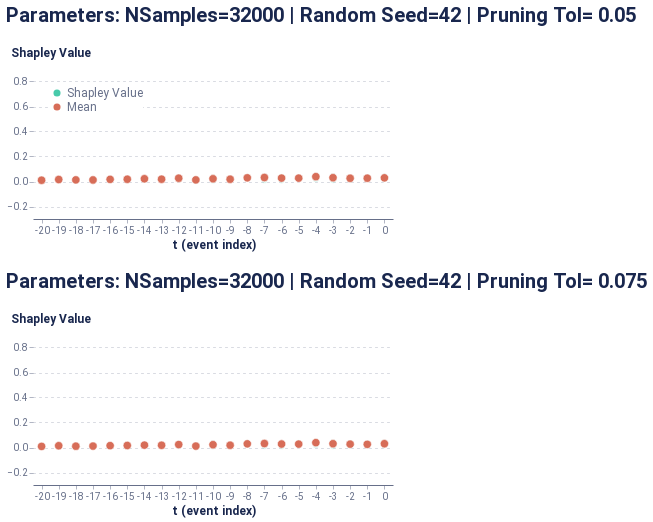

The notebook cell saved with this chart:
### Markdown cell above
##### Global event-level

### Code cell
event_dict = {'path': 'outputs/event_all_tf.csv', 'rs': 42, 'nsamples': 32000}
event_data = event_explain_all(f, pos_dataset, event_dict, prun_indexes, average_event, model_features, schema, sequence_id_feat, time_feat)
event_global_plot = plot_global_event(event_data)
event_global_plot

### Figure 1 — Vega-Lite specification as saved in the notebook (floating-point values rounded to 4 significant figures)
{"config": {"axis": {"domain": true, "domainColor": "#666F89", "grid": false, "gridCap": "round", "gridColor": "#B3B7C4", "gridDash": [2, 4], "gridWidth": 0.5, "labelColor": "#666F89", "labelFont": "Roboto, Arial, sans-serif", "labelPadding": 2, "tickColor": "#666F89", "tickOpacity": 0.5, "tickSize": 4, "titleColor": "#19274E", "titleFont": "Roboto, Arial, sans-serif", "titleFontSize": 12}, "axisBand": {"domain": true, "labelPadding": 4, "ticks": false}, "axisY": {"domain": false, "titleAlign": "left", "titleAngle": 0, "titleX": -20, "titleY": -10}, "legend": {"labelColor": "#666F89", "labelFont": "Roboto, Arial, sans-serif", "labelFontSize": 12, "symbolSize": 40, "titleColor": "#19274E", "titleFont": "Roboto, Arial, sans-serif", "titleFontSize": 12, "titlePadding": 4}, "arc": {"stroke": "#FFFFFF", "strokeWidth": 1}, "bar": {"fill": "#2770EB", "stroke": null}, "line": {"stroke": "#2770EB", "strokeWidth": 2}, "path": {"stroke": "#2770EB", "strokeWidth": 0.5}, "point": {"fill": "#2770EB", "shape": "circle", "filled": true}, "rect": {"fill": "#2770EB"}, "rule": {"stroke": "#666F89"}, "shape": {"stroke": "#2770EB"}, "text": {"color": "#19274E", "font": "Roboto, Arial, sans-serif", "fontSize": 12}, "range": {"category": ["#2770EB", "#77B98A", "#DA5252", "#FFC400", "#A87AEA", "#00A39E", "#19274E"], "diverging": ["#006360", "#2BB3AE", "#96D9D7", "#FFFFFF", "#EDAAAA", "#DA5252", "#811D1D"], "heatmap": ["#18448F", "#1B4EA5", "#2770EB", "#4C88EE", "#82ACF3", "#A6C4F7", "#E9F1FD"], "ramp": ["#18448F", "#1B4EA5", "#2770EB", "#4C88EE", "#82ACF3", "#A6C4F7", "#E9F1FD"]}, "background": "#FFFFFF", "group": {"fill": "#FFFFFF"}, "header": {"labelColor": "#19274E", "labelFont": "Roboto, Arial, sans-serif", "labelFontSize": 12, "titleColor": "#19274E", "titleFont": "Roboto, Arial, sans-serif", "titleFontSize": 16}, "title": {"anchor": "start", "color": "#19274E", "font": "Roboto, Arial, sans-serif", "fontSize": 20, "fontWeight": "bold", "offset": 20, "subtitleColor": "#19274E", "subtitleFontSize": 16}, "view": {"continuousHeight": 300, "continuousWidth": 400, "stroke": "transparent"}}, "vconcat": [{"mark": {"type": "point", "stroke": "white", "strokeWidth": 0.6}, "encoding": {"color": {"type": "nominal", "field": "type", "legend": {"fillColor": "white", "orient": "top-left", "symbolSize": 50, "symbolStrokeWidth": 0, "title": null}, "scale": {"domain": ["Shapley Value", "Mean"], "range": ["#48caaa", "#d76d58"]}}, "opacity": {"condition": {"value": 1.0, "test": "(datum.type === 'Mean')"}, "value": 0.2}, "size": {"condition": {"value": 70, "test": "(datum.type === 'Mean')"}, "value": 30}, "x": {"type": "ordinal", "axis": {"labelAngle": 0}, "field": "t (event index)"}, "y": {"type": "quantitative", "axis": {"grid": true, "titleX": -23}, "field": "Shapley Value", "scale": {"domain": [-0.3, 0.9]}, "title": "Shapley Value"}}, "height": 150, "title": "Parameters: NSamples=32000 | Random Seed=42 | Pruning Tol= 0.05", "width": 360}, {"data": {"name": "data-65a811e0d6c026b36eb7ed80fb7164f5"}, "mark": {"type": "point", "stroke": "white", "strokeWidth": 0.6}, "encoding": {"color": {"type": "nominal", "field": "type", "legend": {"fillColor": "white", "orient": "top-left", "symbolSize": 50, "symbolStrokeWidth": 0, "title": null}, "scale": {"domain": ["Shapley Value", "Mean"], "range": ["#48caaa", "#d76d58"]}}, "opacity": {"condition": {"value": 1.0, "test": "(datum.type === 'Mean')"}, "value": 0.2}, "size": {"condition": {"value": 70, "test": "(datum.type === 'Mean')"}, "value": 30}, "x": {"type": "ordinal", "axis": {"labelAngle": 0}, "field": "t (event index)"}, "y": {"type": "quantitative", "axis": {"grid": true, "titleX": -23}, "field": "Shapley Value", "scale": {"domain": [-0.3, 0.9]}, "title": "Shapley Value"}}, "height": 150, "title": "Parameters: NSamples=32000 | Random Seed=42 | Pruning Tol= 0.075", "width": 360}], "data": {"name": "data-71a26f97024bb2c6181d73b888b7dd3e"}, "$schema": "https://vega.github.io/schema/vega-lite/v4.8.1.json", "datasets": {"data-71a26f97024bb2c6181d73b888b7dd3e": [{"Shapley Value": 0.01576, "t (event index)": 0, "type": "Shapley Value"}, {"Shapley Value": 0.01585, "t (event index)": -1, "type": "Shapley Value"}, {"Shapley Value": 0.02848, "t (event index)": -2, "type": "Shapley Value"}, {"Shapley Value": 0.03599, "t (event index)": -3, "type": "Shapley Value"}, {"Shapley Value": 0.05024, "t (event index)": -4, "type": "Shapley Value"}, {"Shapley Value": 0.02032, "t (event index)": -5, "type": "Shapley Value"}, {"Shapley Value": 0.006493, "t (event index)": -6, "type": "Shapley Value"}, {"Shapley Value": 0.03596, "t (event index)": -7, "type": "Shapley Value"}, {"Shapley Value": 0.04028, "t (event index)": -8, "type": "Shapley Value"}, {"Shapley Value": 0.01212, "t (event index)": -9, "type": "Shapley Value"}, {"Shapley Value": 0.01267, "t (event index)": -10, "type": "Shapley Value"}, {"Shapley Value": 0.0007247, "t (event index)": -11, "type": "Shapley Value"}, {"Shapley Value": 0.0338, "t (event index)": -12, "type": "Shapley Value"}, {"Shapley Value": 0.02076, "t (event index)": -13, "type": "Shapley Value"}, {"Shapley Value": 0.02993, "t (event index)": -14, "type": "Shapley Value"}, {"Shapley Value": 0.01697, "t (event index)": -15, "type": "Shapley Value"}, {"Shapley Value": 0.02084, "t (event index)": -16, "type": "Shapley Value"}, {"Shapley Value": 0.02234, "t (event index)": -17, "type": "Shapley Value"}, {"Shapley Value": 0.01133, "t (event index)": -18, "type": "Shapley Value"}, {"Shapley Value": 0.0192, "t (event index)": -19, "type": "Shapley Value"}, {"Shapley Value": 0.00686, "t (event index)": -20, "type": "Shapley Value"}, {"Shapley Value": 0.04315, "t (event index)": 0, "type": "Shapley Value"}, {"Shapley Value": 0.03716, "t (event index)": -1, "type": "Shapley Value"}, {"Shapley Value": 0.009571, "t (event index)": -2, "type": "Shapley Value"}, {"Shapley Value": 0.007423, "t (event index)": -3, "type": "Shapley Value"}, {"Shapley Value": 0.04212, "t (event index)": -4, "type": "Shapley Value"}, {"Shapley Value": 0.02315, "t (event index)": -5, "type": "Shapley Value"}, {"Shapley Value": 0.03989, "t (event index)": -6, "type": "Shapley Value"}, {"Shapley Value": 0.04335, "t (event index)": -7, "type": "Shapley Value"}, {"Shapley Value": 0.02048, "t (event index)": -8, "type": "Shapley Value"}, {"Shapley Value": 0.01437, "t (event index)": -9, "type": "Shapley Value"}, {"Shapley Value": 0.03465, "t (event index)": -10, "type": "Shapley Value"}, {"Shapley Value": 0.01178, "t (event index)": -11, "type": "Shapley Value"}, {"Shapley Value": 0.02424, "t (event index)": -12, "type": "Shapley Value"}, {"Shapley Value": 0.0193, "t (event index)": -13, "type": "Shapley Value"}, {"Shapley Value": 0.02249, "t (event index)": -14, "type": "Shapley Value"}, {"Shapley Value": 0.02226, "t (event index)": -15, "type": "Shapley Value"}, {"Shapley Value": 0.01312, "t (event index)": -16, "type": "Shapley Value"}, {"Shapley Value": 0.01032, "t (event index)": -17, "type": "Shapley Value"}, {"Shapley Value": 0.01546, "t (event index)": -18, "type": "Shapley Value"}, {"Shapley Value": 0.01555, "t (event index)": -19, "type": "Shapley Value"}, {"Shapley Value": 0.01141, "t (event index)": -20, "type": "Shapley Value"}, {"Shapley Value": 0.03409, "t (event index)": 0, "type": "Shapley Value"}, {"Shapley Value": 0.02847, "t (event index)": -1, "type": "Shapley Value"}, {"Shapley Value": 0.02948, "t (event index)": -2, "type": "Shapley Value"}, {"Shapley Value": 0.03224, "t (event index)": -3, "type": "Shapley Value"}, {"Shapley Value": 0.04638, "t (event index)": -4, "type": "Shapley Value"}, {"Shapley Value": 0.03901, "t (event index)": -5, "type": "Shapley Value"}, {"Shapley Value": 0.03758, "t (event index)": -6, "type": "Shapley Value"}, {"Shapley Value": 0.006935, "t (event index)": -7, "type": "Shapley Value"}, {"Shapley Value": 0.03232, "t (event index)": -8, "type": "Shapley Value"}, {"Shapley Value": 0.02599, "t (event index)": -9, "type": "Shapley Value"}, {"Shapley Value": 0.03409, "t (event index)": -10, "type": "Shapley Value"}, {"Shapley Value": 0.02238, "t (event index)": -11, "type": "Shapley Value"}, {"Shapley Value": 0.03573, "t (event index)": -12, "type": "Shapley Value"}, {"Shapley Value": 0.01417, "t (event index)": -13, "type": "Shapley Value"}, {"Shapley Value": 0.01549, "t (event index)": -14, "type": "Shapley Value"}, {"Shapley Value": 0.01154, "t (event index)": -15, "type": "Shapley Value"}, {"Shapley Value": 0.02625, "t (event index)": -16, "type": "Shapley Value"}, {"Shapley Value": 0.0119, "t (event index)": -17, "type": "Shapley Value"}, {"Shapley Value": 0.01283, "t (event index)": -18, "type": "Shapley Value"}, {"Shapley Value": 0.01424, "t (event index)": -19, "type": "Shapley Value"}, {"Shapley Value": 0.01232, "t (event index)": -20, "type": "Shapley Value"}, {"Shapley Value": 0.02424, "t (event index)": 0, "type": "Shapley Value"}, {"Shapley Value": 0.02455, "t (event index)": -1, "type": "Shapley Value"}, {"Shapley Value": 0.03602, "t (event index)": -2, "type": "Shapley Value"}, {"Shapley Value": 0.04547, "t (event index)": -3, "type": "Shapley Value"}, {"Shapley Value": 0.01572, "t (event index)": -4, "type": "Shapley Value"}, {"Shapley Value": 0.0253, "t (event index)": -5, "type": "Shapley Value"}, {"Shapley Value": 0.02417, "t (event index)": -6, "type": "Shapley Value"}, {"Shapley Value": 0.04048, "t (event index)": -7, "type": "Shapley Value"}, {"Shapley Value": 0.02456, "t (event index)": -8, "type": "Shapley Value"}, {"Shapley Value": 0.02061, "t (event index)": -9, "type": "Shapley Value"}, {"Shapley Value": 0.004974, "t (event index)": -10, "type": "Shapley Value"}, {"Shapley Value": 0.01646, "t (event index)": -11, "type": "Shapley Value"}, {"Shapley Value": 0.01196, "t (event index)": -12, "type": "Shapley Value"}, {"Shapley Value": 0.01894, "t (event index)": -13, "type": "Shapley Value"}, {"Shapley Value": 0.01922, "t (event index)": -14, "type": "Shapley Value"}, {"Shapley Value": 0.02159, "t (event index)": -15, "type": "Shapley Value"}, {"Shapley Value": 0.00883, "t (event index)": -16, "type": "Shapley Value"}, {"Shapley Value": 0.005221, "t (event index)": -17, "type": "Shapley Value"}, {"Shapley Value": 0.01161, "t (event index)": -18, "type": "Shapley Value"}, {"Shapley Value": 0.01419, "t (event index)": -19, "type": "Shapley Value"}, {"Shapley Value": 0.009731, "t (event index)": -20, "type": "Shapley Value"}, {"Shapley Value": 0.01008, "t (event index)": -20, "type": "Mean"}, {"Shapley Value": 0.01579, "t (event index)": -19, "type": "Mean"}, {"Shapley Value": 0.01281, "t (event index)": -18, "type": "Mean"}, {"Shapley Value": 0.01245, "t (event index)": -17, "type": "Mean"}, {"Shapley Value": 0.01726, "t (event index)": -16, "type": "Mean"}, {"Shapley Value": 0.01809, "t (event index)": -15, "type": "Mean"}, {"Shapley Value": 0.02178, "t (event index)": -14, "type": "Mean"}, {"Shapley Value": 0.01829, "t (event index)": -13, "type": "Mean"}, {"Shapley Value": 0.02643, "t (event index)": -12, "type": "Mean"}, {"Shapley Value": 0.01284, "t (event index)": -11, "type": "Mean"}, {"Shapley Value": 0.0216, "t (event index)": -10, "type": "Mean"}, {"Shapley Value": 0.01827, "t (event index)": -9, "type": "Mean"}, {"Shapley Value": 0.02941, "t (event index)": -8, "type": "Mean"}, {"Shapley Value": 0.03168, "t (event index)": -7, "type": "Mean"}, {"Shapley Value": 0.02703, "t (event index)": -6, "type": "Mean"}, {"Shapley Value": 0.02695, "t (event index)": -5, "type": "Mean"}, {"Shapley Value": 0.03861, "t (event index)": -4, "type": "Mean"}, {"Shapley Value": 0.03028, "t (event index)": -3, "type": "Mean"}, {"Shapley Value": 0.02589, "t (event index)": -2, "type": "Mean"}, {"Shapley Value": 0.02651, "t (event index)": -1, "type": "Mean"}, {"Shapley Value": 0.02931, "t (event index)": 0, "type": "Mean"}], "data-65a811e0d6c026b36eb7ed80fb7164f5": [{"Shapley Value": 0.01675, "t (event index)": 0, "type": "Shapley Value"}, {"Shapley Value": 0.01402, "t (event index)": -1, "type": "Shapley Value"}, {"Shapley Value": 0.03025, "t (event index)": -2, "type": "Shapley Value"}, {"Shapley Value": 0.03757, "t (event index)": -3, "type": "Shapley Value"}, {"Shapley Value": 0.05027, "t (event index)": -4, "type": "Shapley Value"}, {"Shapley Value": 0.02033, "t (event index)": -5, "type": "Shapley Value"}, {"Shapley Value": 0.006961, "t (event index)": -6, "type": "Shapley Value"}, {"Shapley Value": 0.03566, "t (event index)": -7, "type": "Shapley Value"}, {"Shapley Value": 0.04067, "t (event index)": -8, "type": "Shapley Value"}, {"Shapley Value": 0.01272, "t (event index)": -9, "type": "Shapley Value"}, {"Shapley Value": 0.01284, "t (event index)": -10, "type": "Shapley Value"}, {"Shapley Value": 0.0, "t (event index)": -11, "type": "Shapley Value"}, {"Shapley Value": 0.03079, "t (event index)": -12, "type": "Shapley Value"}, {"Shapley Value": 0.01997, "t (event index)": -13, "type": "Shapley Value"}, {"Shapley Value": 0.02695, "t (event index)": -14, "type": "Shapley Value"}, {"Shapley Value": 0.01418, "t (event index)": -15, "type": "Shapley Value"}, {"Shapley Value": 0.01733, "t (event index)": -16, "type": "Shapley Value"}, {"Shapley Value": 0.02059, "t (event index)": -17, "type": "Shapley Value"}, {"Shapley Value": 0.008945, "t (event index)": -18, "type": "Shapley Value"}, {"Shapley Value": 0.01636, "t (event index)": -19, "type": "Shapley Value"}, {"Shapley Value": 0.005046, "t (event index)": -20, "type": "Shapley Value"}, {"Shapley Value": 0.04494, "t (event index)": 0, "type": "Shapley Value"}, {"Shapley Value": 0.03542, "t (event index)": -1, "type": "Shapley Value"}, {"Shapley Value": 0.01159, "t (event index)": -2, "type": "Shapley Value"}, {"Shapley Value": 0.008751, "t (event index)": -3, "type": "Shapley Value"}, {"Shapley Value": 0.04202, "t (event index)": -4, "type": "Shapley Value"}, {"Shapley Value": 0.02349, "t (event index)": -5, "type": "Shapley Value"}, {"Shapley Value": 0.03984, "t (event index)": -6, "type": "Shapley Value"}, {"Shapley Value": 0.0428, "t (event index)": -7, "type": "Shapley Value"}, {"Shapley Value": 0.02174, "t (event index)": -8, "type": "Shapley Value"}, {"Shapley Value": 0.01521, "t (event index)": -9, "type": "Shapley Value"}, {"Shapley Value": 0.03484, "t (event index)": -10, "type": "Shapley Value"}, {"Shapley Value": 0.009258, "t (event index)": -11, "type": "Shapley Value"}, {"Shapley Value": 0.02104, "t (event index)": -12, "type": "Shapley Value"}, {"Shapley Value": 0.01853, "t (event index)": -13, "type": "Shapley Value"}, {"Shapley Value": 0.01912, "t (event index)": -14, "type": "Shapley Value"}, {"Shapley Value": 0.01925, "t (event index)": -15, "type": "Shapley Value"}, {"Shapley Value": 0.0104, "t (event index)": -16, "type": "Shapley Value"}, {"Shapley Value": 0.009137, "t (event index)": -17, "type": "Shapley Value"}, {"Shapley Value": 0.01222, "t (event index)": -18, "type": "Shapley Value"}, {"Shapley Value": 0.01399, "t (event index)": -19, "type": "Shapley Value"}, {"Shapley Value": 0.009153, "t (event index)": -20, "type": "Shapley Value"}, {"Shapley Value": 0.03507, "t (event index)": 0, "type": "Shapley Value"}, {"Shapley Value": 0.02803, "t (event index)": -1, "type": "Shapley Value"}, {"Shapley Value": 0.02963, "t (event index)": -2, "type": "Shapley Value"}, {"Shapley Value": 0.03116, "t (event index)": -3, "type": "Shapley Value"}, {"Shapley Value": 0.04681, "t (event index)": -4, "type": "Shapley Value"}, {"Shapley Value": 0.03913, "t (event index)": -5, "type": "Shapley Value"}, {"Shapley Value": 0.03849, "t (event index)": -6, "type": "Shapley Value"}, {"Shapley Value": 0.007815, "t (event index)": -7, "type": "Shapley Value"}, {"Shapley Value": 0.03118, "t (event index)": -8, "type": "Shapley Value"}, {"Shapley Value": 0.02536, "t (event index)": -9, "type": "Shapley Value"}, {"Shapley Value": 0.03531, "t (event index)": -10, "type": "Shapley Value"}, {"Shapley Value": 0.02128, "t (event index)": -11, "type": "Shapley Value"}, {"Shapley Value": 0.03332, "t (event index)": -12, "type": "Shapley Value"}, {"Shapley Value": 0.01425, "t (event index)": -13, "type": "Shapley Value"}, {"Shapley Value": 0.01359, "t (event index)": -14, "type": "Shapley Value"}, {"Shapley Value": 0.01151, "t (event index)": -15, "type": "Shapley Value"}, {"Shapley Value": 0.02391, "t (event index)": -16, "type": "Shapley Value"}, {"Shapley Value": 0.01142, "t (event index)": -17, "type": "Shapley Value"}, {"Shapley Value": 0.01193, "t (event index)": -18, "type": "Shapley Value"}, {"Shapley Value": 0.01377, "t (event index)": -19, "type": "Shapley Value"}, {"Shapley Value": 0.0118, "t (event index)": -20, "type": "Shapley Value"}, {"Shapley Value": 0.02494, "t (event index)": 0, "type": "Shapley Value"}, {"Shapley Value": 0.02438, "t (event index)": -1, "type": "Shapley Value"}, {"Shapley Value": 0.03636, "t (event index)": -2, "type": "Shapley Value"}, {"Shapley Value": 0.04344, "t (event index)": -3, "type": "Shapley Value"}, {"Shapley Value": 0.01559, "t (event index)": -4, "type": "Shapley Value"}, {"Shapley Value": 0.02538, "t (event index)": -5, "type": "Shapley Value"}, {"Shapley Value": 0.02507, "t (event index)": -6, "type": "Shapley Value"}, {"Shapley Value": 0.04016, "t (event index)": -7, "type": "Shapley Value"}, {"Shapley Value": 0.02363, "t (event index)": -8, "type": "Shapley Value"}, {"Shapley Value": 0.01978, "t (event index)": -9, "type": "Shapley Value"}, {"Shapley Value": 0.006184, "t (event index)": -10, "type": "Shapley Value"}, {"Shapley Value": 0.01491, "t (event index)": -11, "type": "Shapley Value"}, {"Shapley Value": 0.008842, "t (event index)": -12, "type": "Shapley Value"}, {"Shapley Value": 0.01805, "t (event index)": -13, "type": "Shapley Value"}, {"Shapley Value": 0.01622, "t (event index)": -14, "type": "Shapley Value"}, {"Shapley Value": 0.01976, "t (event index)": -15, "type": "Shapley Value"}, {"Shapley Value": 0.007329, "t (event index)": -16, "type": "Shapley Value"}, {"Shapley Value": 0.004665, "t (event index)": -17, "type": "Shapley Value"}, {"Shapley Value": 0.00921, "t (event index)": -18, "type": "Shapley Value"}, {"Shapley Value": 0.01225, "t (event index)": -19, "type": "Shapley Value"}, {"Shapley Value": 0.008979, "t (event index)": -20, "type": "Shapley Value"}, {"Shapley Value": 0.008744, "t (event index)": -20, "type": "Mean"}, {"Shapley Value": 0.0141, "t (event index)": -19, "type": "Mean"}, {"Shapley Value": 0.01058, "t (event index)": -18, "type": "Mean"}, {"Shapley Value": 0.01145, "t (event index)": -17, "type": "Mean"}, {"Shapley Value": 0.01474, "t (event index)": -16, "type": "Mean"}, {"Shapley Value": 0.01617, "t (event index)": -15, "type": "Mean"}, {"Shapley Value": 0.01897, "t (event index)": -14, "type": "Mean"}, {"Shapley Value": 0.0177, "t (event index)": -13, "type": "Mean"}, {"Shapley Value": 0.0235, "t (event index)": -12, "type": "Mean"}, {"Shapley Value": 0.01136, "t (event index)": -11, "type": "Mean"}, {"Shapley Value": 0.02229, "t (event index)": -10, "type": "Mean"}, {"Shapley Value": 0.01827, "t (event index)": -9, "type": "Mean"}, {"Shapley Value": 0.02931, "t (event index)": -8, "type": "Mean"}, {"Shapley Value": 0.03161, "t (event index)": -7, "type": "Mean"}, {"Shapley Value": 0.02759, "t (event index)": -6, "type": "Mean"}, {"Shapley Value": 0.02708, "t (event index)": -5, "type": "Mean"}, {"Shapley Value": 0.03867, "t (event index)": -4, "type": "Mean"}, {"Shapley Value": 0.03023, "t (event index)": -3, "type": "Mean"}, {"Shapley Value": 0.02696, "t (event index)": -2, "type": "Mean"}, {"Shapley Value": 0.02546, "t (event index)": -1, "type": "Mean"}, {"Shapley Value": 0.03043, "t (event index)": 0, "type": "Mean"}]}}
